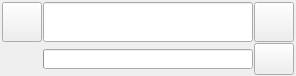
<ui version="4.0" >
 <class>AddressBarWidgetClass</class>
 <widget class="QWidget" name="AddressBarWidgetClass" >
  <property name="geometry" >
   <rect>
    <x>0</x>
    <y>0</y>
    <width>296</width>
    <height>76</height>
   </rect>
  </property>
  <property name="windowTitle" >
   <string>AddressBarWidget</string>
  </property>
  <property name="autoFillBackground" >
   <bool>false</bool>
  </property>
  <layout class="QGridLayout" name="gridLayout" >
   <property name="leftMargin" >
    <number>2</number>
   </property>
   <property name="topMargin" >
    <number>2</number>
   </property>
   <property name="rightMargin" >
    <number>2</number>
   </property>
   <property name="bottomMargin" >
    <number>0</number>
   </property>
   <property name="spacing" >
    <number>1</number>
   </property>
   <item row="0" column="7" >
    <widget class="QPushButton" name="GoPushButton" >
     <property name="sizePolicy" >
      <sizepolicy vsizetype="Fixed" hsizetype="Fixed" >
       <horstretch>0</horstretch>
       <verstretch>0</verstretch>
      </sizepolicy>
     </property>
     <property name="minimumSize" >
      <size>
       <width>40</width>
       <height>40</height>
      </size>
     </property>
     <property name="maximumSize" >
      <size>
       <width>40</width>
       <height>40</height>
      </size>
     </property>
     <property name="text" >
      <string/>
     </property>
     <property name="icon" >
      <iconset>
       <normalon>:/images/go.png</normalon>
      </iconset>
     </property>
     <property name="iconSize" >
      <size>
       <width>40</width>
       <height>40</height>
      </size>
     </property>
     <property name="flat" >
      <bool>false</bool>
     </property>
    </widget>
   </item>
   <item row="0" column="3" colspan="4" >
    <widget class="QLineEdit" name="AddressLineEdit" >
     <property name="minimumSize" >
      <size>
       <width>0</width>
       <height>40</height>
      </size>
     </property>
     <property name="maximumSize" >
      <size>
       <width>16777215</width>
       <height>40</height>
      </size>
     </property>
     <property name="frame" >
      <bool>true</bool>
     </property>
    </widget>
   </item>
   <item row="1" column="3" colspan="4" >
    <widget class="QProgressBar" name="LoadingProgressBar" >
     <property name="minimumSize" >
      <size>
       <width>0</width>
       <height>20</height>
      </size>
     </property>
     <property name="maximumSize" >
      <size>
       <width>16777215</width>
       <height>20</height>
      </size>
     </property>
     <property name="value" >
      <number>0</number>
     </property>
     <property name="alignment" >
      <set>Qt::AlignLeading|Qt::AlignLeft|Qt::AlignVCenter</set>
     </property>
     <property name="textVisible" >
      <bool>false</bool>
     </property>
     <property name="invertedAppearance" >
      <bool>false</bool>
     </property>
    </widget>
   </item>
   <item row="1" column="7" >
    <widget class="QPushButton" name="SlidePushButton" >
     <property name="sizePolicy" >
      <sizepolicy vsizetype="Fixed" hsizetype="Fixed" >
       <horstretch>0</horstretch>
       <verstretch>0</verstretch>
      </sizepolicy>
     </property>
     <property name="minimumSize" >
      <size>
       <width>40</width>
       <height>32</height>
      </size>
     </property>
     <property name="maximumSize" >
      <size>
       <width>40</width>
       <height>32</height>
      </size>
     </property>
     <property name="text" >
      <string/>
     </property>
     <property name="icon" >
      <iconset>
       <normalon>:/images/slide-vertical.png</normalon>
      </iconset>
     </property>
     <property name="iconSize" >
      <size>
       <width>40</width>
       <height>32</height>
      </size>
     </property>
     <property name="flat" >
      <bool>false</bool>
     </property>
    </widget>
   </item>
   <item row="2" column="7" >
    <spacer name="verticalSpacer" >
     <property name="orientation" >
      <enum>Qt::Vertical</enum>
     </property>
     <property name="sizeHint" stdset="0" >
      <size>
       <width>20</width>
       <height>0</height>
      </size>
     </property>
    </spacer>
   </item>
   <item row="1" column="2" >
    <widget class="ChaseWidget" native="1" name="BusyLoadingChaseWidget" >
     <property name="enabled" >
      <bool>true</bool>
     </property>
     <property name="sizePolicy" >
      <sizepolicy vsizetype="Fixed" hsizetype="Fixed" >
       <horstretch>0</horstretch>
       <verstretch>0</verstretch>
      </sizepolicy>
     </property>
     <property name="minimumSize" >
      <size>
       <width>40</width>
       <height>32</height>
      </size>
     </property>
     <property name="maximumSize" >
      <size>
       <width>40</width>
       <height>32</height>
      </size>
     </property>
    </widget>
   </item>
   <item row="0" column="2" >
    <widget class="QPushButton" name="ReloadPushButton" >
     <property name="sizePolicy" >
      <sizepolicy vsizetype="Fixed" hsizetype="Fixed" >
       <horstretch>0</horstretch>
       <verstretch>0</verstretch>
      </sizepolicy>
     </property>
     <property name="minimumSize" >
      <size>
       <width>40</width>
       <height>40</height>
      </size>
     </property>
     <property name="maximumSize" >
      <size>
       <width>40</width>
       <height>40</height>
      </size>
     </property>
     <property name="text" >
      <string/>
     </property>
     <property name="icon" >
      <iconset>
       <normalon>:/images/reload.png</normalon>
      </iconset>
     </property>
     <property name="iconSize" >
      <size>
       <width>40</width>
       <height>40</height>
      </size>
     </property>
     <property name="flat" >
      <bool>false</bool>
     </property>
    </widget>
   </item>
  </layout>
 </widget>
 <layoutdefault spacing="6" margin="11" />
 <customwidgets>
  <customwidget>
   <class>ChaseWidget</class>
   <extends>QWidget</extends>
   <header>chasewidget.h</header>
  </customwidget>
 </customwidgets>
 <resources>
  <include location="images.qrc" />
 </resources>
 <connections/>
</ui>
